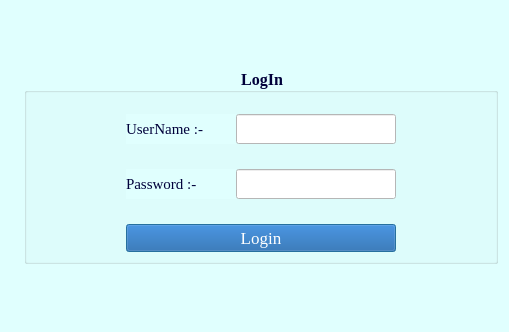
<?xml version="1.0" encoding="UTF-8"?>
<ui version="4.0">
 <class>LoginDialog</class>
 <widget class="QDialog" name="LoginDialog">
  <property name="windowModality">
   <enum>Qt::WindowModal</enum>
  </property>
  <property name="geometry">
   <rect>
    <x>0</x>
    <y>0</y>
    <width>509</width>
    <height>332</height>
   </rect>
  </property>
  <property name="windowTitle">
   <string>ESMON Application</string>
  </property>
  <property name="styleSheet">
   <string notr="true">background-color: rgb(224, 255, 254);</string>
  </property>
  <layout class="QGridLayout" name="gridLayout_2">
   <item row="0" column="1">
    <widget class="QGroupBox" name="groupBox">
     <property name="font">
      <font>
       <family>Georgia</family>
       <pointsize>12</pointsize>
       <bold>true</bold>
      </font>
     </property>
     <property name="styleSheet">
      <string notr="true">color: rgb(0, 0, 58);</string>
     </property>
     <property name="title">
      <string>LogIn</string>
     </property>
     <property name="alignment">
      <set>Qt::AlignCenter</set>
     </property>
     <layout class="QGridLayout" name="gridLayout">
      <property name="topMargin">
       <number>21</number>
      </property>
      <property name="verticalSpacing">
       <number>25</number>
      </property>
      <item row="0" column="0">
       <layout class="QHBoxLayout" name="horizontalLayout">
        <item>
         <widget class="QLabel" name="label">
          <property name="maximumSize">
           <size>
            <width>110</width>
            <height>30</height>
           </size>
          </property>
          <property name="font">
           <font>
            <family>Georgia</family>
            <pointsize>11</pointsize>
           </font>
          </property>
          <property name="text">
           <string>UserName :-</string>
          </property>
         </widget>
        </item>
        <item>
         <widget class="QLineEdit" name="lineEditUsername">
          <property name="minimumSize">
           <size>
            <width>160</width>
            <height>30</height>
           </size>
          </property>
          <property name="maximumSize">
           <size>
            <width>160</width>
            <height>30</height>
           </size>
          </property>
          <property name="font">
           <font>
            <family>Georgia</family>
            <pointsize>12</pointsize>
           </font>
          </property>
          <property name="styleSheet">
           <string notr="true">background-color: rgb(255, 255, 255);</string>
          </property>
          <property name="alignment">
           <set>Qt::AlignCenter</set>
          </property>
         </widget>
        </item>
       </layout>
      </item>
      <item row="1" column="0">
       <layout class="QHBoxLayout" name="horizontalLayout_2">
        <item>
         <widget class="QLabel" name="label_2">
          <property name="maximumSize">
           <size>
            <width>110</width>
            <height>30</height>
           </size>
          </property>
          <property name="font">
           <font>
            <family>Georgia</family>
            <pointsize>11</pointsize>
           </font>
          </property>
          <property name="text">
           <string>Password :-</string>
          </property>
         </widget>
        </item>
        <item>
         <widget class="QLineEdit" name="lineEditPassword">
          <property name="minimumSize">
           <size>
            <width>160</width>
            <height>30</height>
           </size>
          </property>
          <property name="maximumSize">
           <size>
            <width>160</width>
            <height>30</height>
           </size>
          </property>
          <property name="font">
           <font>
            <family>Georgia</family>
            <pointsize>12</pointsize>
           </font>
          </property>
          <property name="styleSheet">
           <string notr="true">background-color: rgb(255, 255, 255);</string>
          </property>
          <property name="alignment">
           <set>Qt::AlignCenter</set>
          </property>
         </widget>
        </item>
       </layout>
      </item>
      <item row="2" column="0">
       <widget class="QPushButton" name="pushButtonLogin">
        <property name="font">
         <font>
          <family>Georgia</family>
          <pointsize>13</pointsize>
         </font>
        </property>
        <property name="cursor">
         <cursorShape>PointingHandCursor</cursorShape>
        </property>
        <property name="styleSheet">
         <string notr="true">color: rgb(255, 255, 255);
background-color: rgb(19, 88, 163);
</string>
        </property>
        <property name="text">
         <string>Login</string>
        </property>
       </widget>
      </item>
     </layout>
    </widget>
   </item>
   <item row="0" column="0">
    <widget class="QLabel" name="labelImage">
     <property name="maximumSize">
      <size>
       <width>184</width>
       <height>155</height>
      </size>
     </property>
     <property name="text">
      <string/>
     </property>
     <property name="pixmap">
      <pixmap resource="Resources.qrc">:/images/loginImage.png</pixmap>
     </property>
     <property name="scaledContents">
      <bool>true</bool>
     </property>
    </widget>
   </item>
  </layout>
 </widget>
 <resources>
  <include location="Resources.qrc"/>
 </resources>
 <connections/>
</ui>
